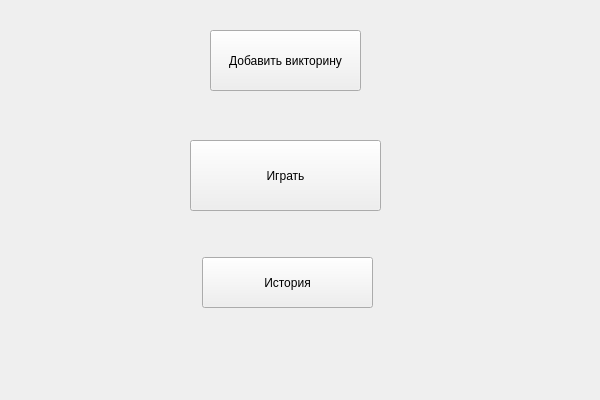
<?xml version="1.0" encoding="UTF-8"?>
<ui version="4.0">
 <class>MainWindow</class>
 <widget class="QMainWindow" name="MainWindow">
  <property name="geometry">
   <rect>
    <x>0</x>
    <y>0</y>
    <width>600</width>
    <height>400</height>
   </rect>
  </property>
  <property name="minimumSize">
   <size>
    <width>600</width>
    <height>400</height>
   </size>
  </property>
  <property name="maximumSize">
   <size>
    <width>600</width>
    <height>400</height>
   </size>
  </property>
  <property name="windowTitle">
   <string>MainWindow</string>
  </property>
  <widget class="QWidget" name="centralwidget">
   <widget class="QPushButton" name="btnPlay">
    <property name="geometry">
     <rect>
      <x>190</x>
      <y>140</y>
      <width>191</width>
      <height>71</height>
     </rect>
    </property>
    <property name="text">
     <string>Играть</string>
    </property>
   </widget>
   <widget class="QPushButton" name="btnAdd">
    <property name="geometry">
     <rect>
      <x>210</x>
      <y>30</y>
      <width>151</width>
      <height>61</height>
     </rect>
    </property>
    <property name="text">
     <string>Добавить викторину</string>
    </property>
   </widget>
   <widget class="QPushButton" name="btnHistory">
    <property name="geometry">
     <rect>
      <x>202</x>
      <y>257</y>
      <width>171</width>
      <height>51</height>
     </rect>
    </property>
    <property name="text">
     <string>История</string>
    </property>
   </widget>
  </widget>
 </widget>
 <resources/>
 <connections/>
</ui>
